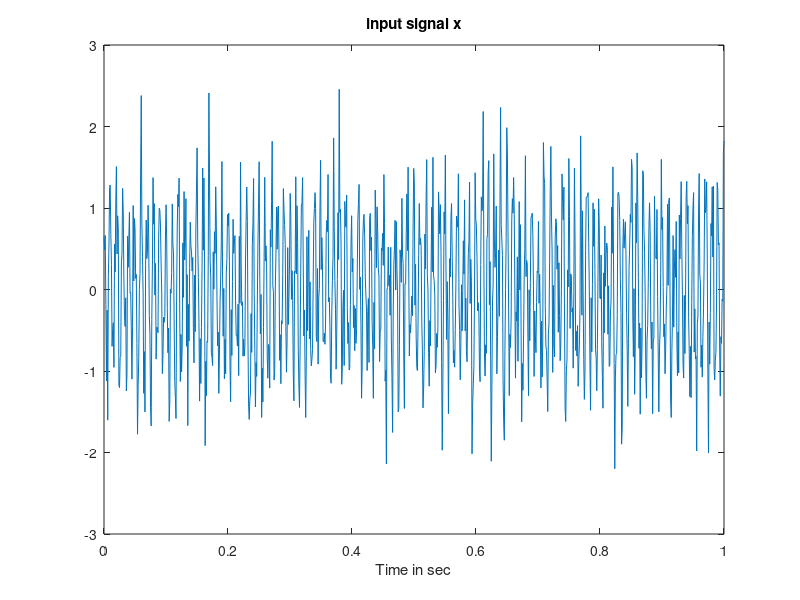

This figure's MATLAB source: (Note: this script raises an error after producing the figure.)
%Aim:Designing of digital FIR filter using window.
clc;
close all;

Fs=1000;
t= linspace(0,1,Fs);

x=cos(2*pi*100*t)+0.5*randn(size(t));

plot(t,x);
xlabel('Time in sec');
title('input signal x');

Fc=150;

wn=(2/Fs)*Fc;

b=fir1(20,wn,'low',kaiser (21,3));
fvtool(b,1,'Fs',Fs);

y=filter(b,1,x);

subplot(2,1,1);
plot(t(1:100),x(1:100));
xlabel('Time in sec');
title('input signal x (1:100)');
hold on;
grid on;

subplot(2,1,2);
plot(t(1:100),y(1:100));
xlabel('Time in sec');
title('Low pass filter output');
grid on;